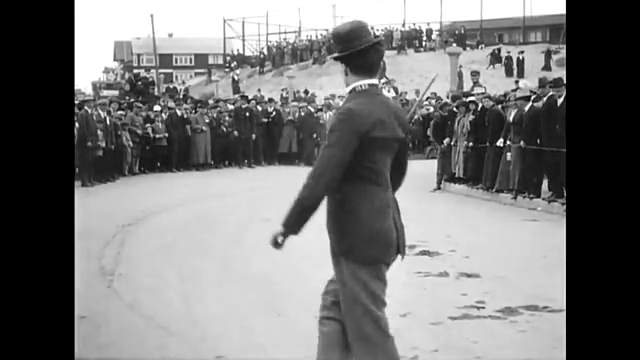
#> input picture frame 17 of Chapter 2/chaplin.mp4, 640 x 360 px, given in place of test.avi, which was not available
$ python 'optical flow estimation.py'
#> lines starting #> are read from the running program, lines starting #| are printed output that depends on the picture; pictures that were not available may be replaced by others from this repository, and a replacement may not be noted
import numpy as np
import cv2

cap = cv2.VideoCapture('test.avi')

# Parameters for corner detection
feature_params = dict( maxCorners = 100,
                       qualityLevel = 0.3,
                       minDistance = 7)

# Lucas-Kanade parameters
lk_params = dict( winSize  = (15,15),
                  maxLevel = 2)

# Random color palette for trails
color = np.random.randint(0,255,(100,3))

# Grab the first frame
ret, old_frame = cap.read()
#> old_frame is the input picture: shape (360, 640, 3); min 0, max 255, mean 121
old_gray = cv2.cvtColor(old_frame, cv2.COLOR_BGR2GRAY)
# goodFeaturesToTrack returns the strongest corners. Inputs: image, max corners (efficiency cap),
# quality level (higher eigenvalues are better — used to filter), and min distance
# (any weaker corner within this radius of a stronger one is dropped).
p0 = cv2.goodFeaturesToTrack(old_gray, mask = None, **feature_params)
#> p0 = 100 rows, first 8: [154, 109], [501, 145], [501, 138], [471, 143], [249, 98], [247, 115], [260, 109], [508, 142]

# Create an overlay mask to draw the trails on
mask = np.zeros_like(old_frame)

while(True):
    ret,frame = cap.read()
    frame_gray = cv2.cvtColor(frame, cv2.COLOR_BGR2GRAY)

    # Pass in the previous frame, the current frame, and the previous corner locations
    p1, st, err = cv2.calcOpticalFlowPyrLK(old_gray, frame_gray, p0, None, **lk_params)
#> p1 has the same summary as p0; st = 100 values from 1 to 1; err = 100 values, max 2.26 at index 6, min 0 at index 1, mean 0.167

    # st == 1 marks points that were tracked successfully
    good_new = p1[st==1]
#> good_new = 100 pairs, first value 76 to 564, second value 13 to 255
    good_old = p0[st==1]
#> good_old has the same summary as good_new

    # Draw the motion trails
    for i,(new,old) in enumerate(zip(good_new,good_old)):
        a,b = new.ravel().astype(int)
        c,d = old.ravel().astype(int)
        mask = cv2.line(mask, (a,b),(c,d), color[i].tolist(), 2)
        frame = cv2.circle(frame,(a,b),5,color[i].tolist(),-1)
#> this loop made 100 passes
#> (a, b, c, d) on passes 1 to 12: (154, 108, 154, 109), (501, 145, 501, 145), (501, 137, 501, 138), (471, 142, 471, 143), (248, 98, 249, 98), (246, 114, 247, 115), (260, 108, 260, 109), (508, 142, 508, 142), (76, 102, 76, 102), (179, 113, 179, 114), (235, 79, 236, 79), (232, 65, 232, 65)
#> (new, a, b, c, d) on passes 36, 47: ([108, 123.9], 107, 123, 108, 124), ([266, 53.99], 265, 53, 266, 54)
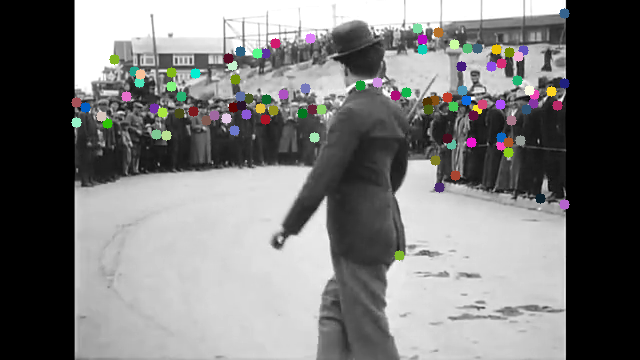
#> frame: shape (360, 640, 3); mean B, G, R 120.9, 121.1, 121.2
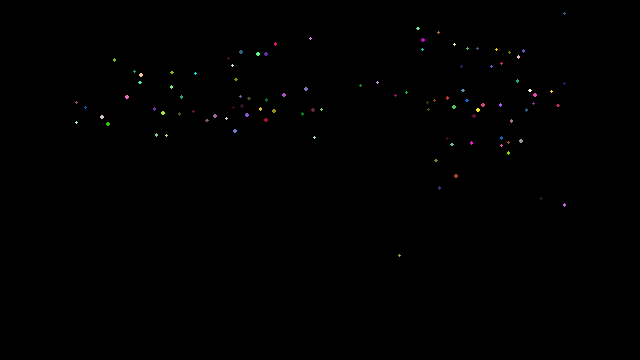
#> mask: shape (360, 640, 3); mean of channels 0, 1, 2 0.4, 0.4, 0.4; drawn as B, G, R
    img = cv2.add(frame,mask)

    cv2.imshow('frame',img)
    k = cv2.waitKey(150) & 0xff
#> (key Esc is pressed here)
    if k == 27:
        break

    # Update for the next iteration
    old_gray = frame_gray.copy()
    p0 = good_new.reshape(-1,1,2)

cv2.destroyAllWindows()
cap.release()

$ run again, starting later in the video
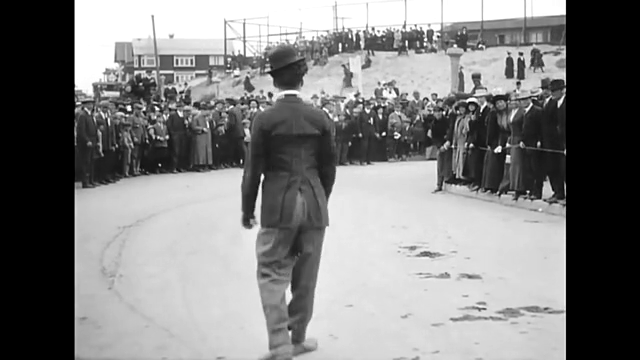
#> input picture frame 77 of Chapter 2/chaplin.mp4, 640 x 360 px, given in place of test.avi, which was not available
#> old_frame is the input picture: shape (360, 640, 3); min 0, max 255, mean 128.1
#> p0 = 100 rows, first 8: [384, 133], [471, 144], [528, 191], [495, 151], [361, 100], [158, 109], [507, 155], [262, 174]
#> p1 has the same summary as p0; st = 100 values from 1 to 1; err = 100 values, max 1.2 at index 59, min 0 at index 0, mean 0.0978
#> good_new = 100 pairs, first value 76 to 564, second value 14 to 331
#> good_old has the same summary as good_new
#> the loop `for i,(new,old) in enumerate(zip(good_new,good_old)):` made 100 passes
#> (a, b, c, d) on passes 1 to 8: (384, 133, 384, 133), (471, 144, 471, 144), (528, 190, 528, 191), (495, 151, 495, 151), (361, 99, 361, 100), (158, 109, 158, 109), (507, 155, 507, 155), (262, 174, 262, 174)
#> after the loop `for i,(new,old) in enumerate(zip(good_new,good_old)):`:
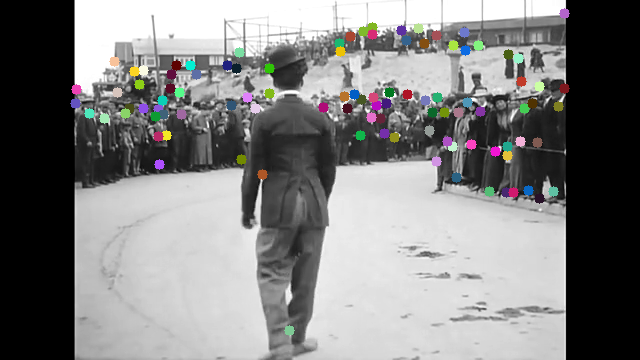
#> frame: shape (360, 640, 3); mean B, G, R 128, 128.3, 128.4
#> after the loop `for i,(new,old) in enumerate(zip(good_new,good_old)):`:
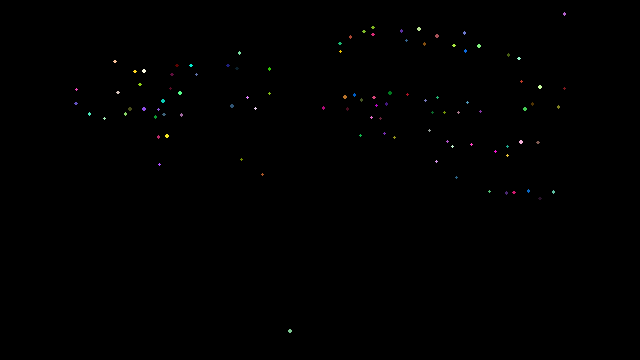
#> mask: shape (360, 640, 3); mean of channels 0, 1, 2 0.4, 0.4, 0.4; drawn as B, G, R

$ run again, starting later in the video
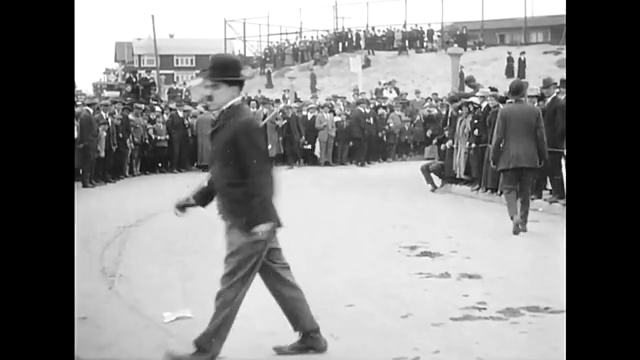
#> input picture frame 137 of Chapter 2/chaplin.mp4, 640 x 360 px, given in place of test.avi, which was not available
#> old_frame is the input picture: shape (360, 640, 3); min 0, max 255, mean 134.5
#> p0 = 100 rows, first 8: [476, 121], [459, 111], [476, 129], [159, 164], [309, 146], [334, 115], [134, 81], [473, 144]
#> p1 has the same summary as p0; st = 100 values from 1 to 1; err = 100 values, max 1.16 at index 76, min 0 at index 0, mean 0.109
#> good_new = 100 pairs, first value 75 to 564, second value 14 to 273
#> good_old has the same summary as good_new
#> the loop `for i,(new,old) in enumerate(zip(good_new,good_old)):` made 100 passes
#> (a, b, c, d) on passes 1 to 8: (475, 120, 476, 121), (459, 111, 459, 111), (476, 128, 476, 129), (158, 164, 159, 164), (309, 146, 309, 146), (334, 115, 334, 115), (134, 81, 134, 81), (472, 143, 473, 144)
#> after the loop `for i,(new,old) in enumerate(zip(good_new,good_old)):`:
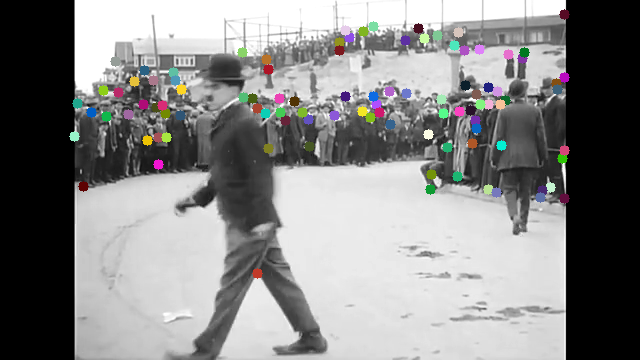
#> frame: shape (360, 640, 3); mean B, G, R 134, 134.2, 134.3
#> after the loop `for i,(new,old) in enumerate(zip(good_new,good_old)):`:
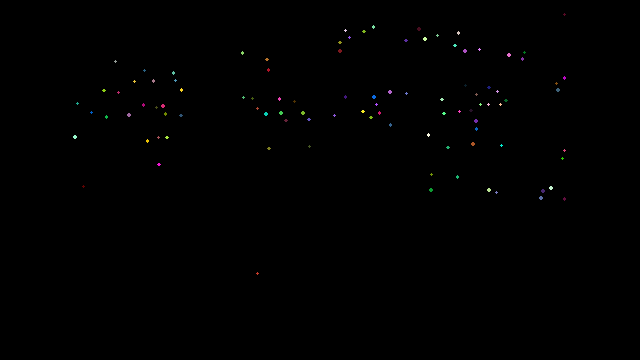
#> mask: shape (360, 640, 3); mean of channels 0, 1, 2 0.4, 0.4, 0.4; drawn as B, G, R
